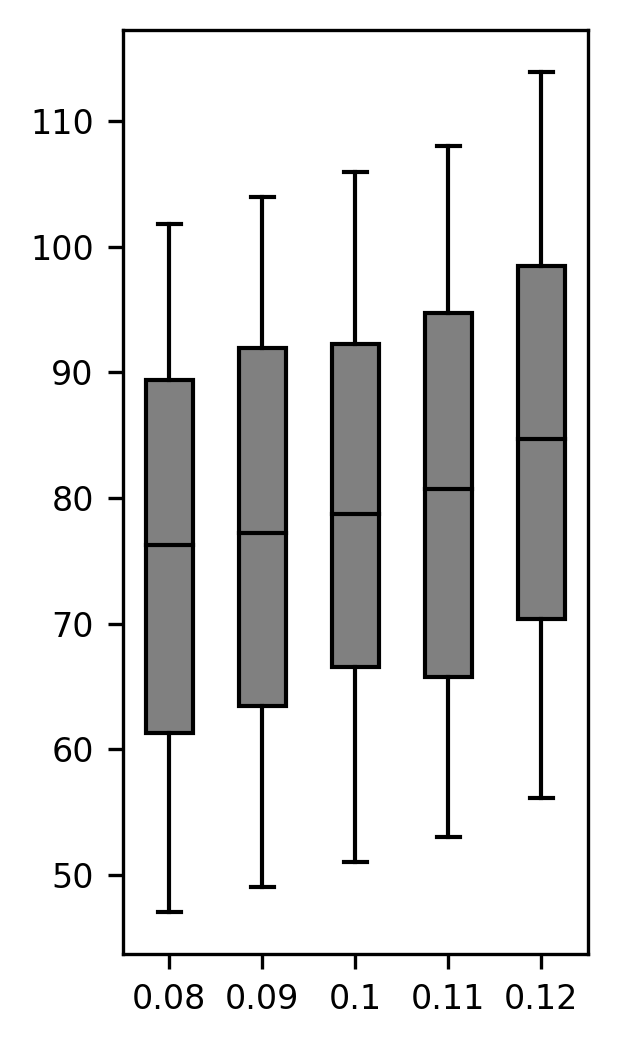

Recreate this plot in Python.
# Import libraries
import matplotlib.pyplot as plt
import numpy as np

# Creating dataset
np.random.seed(80)

data_1 = np.random.uniform(47, 102, 500)
data_2 = np.random.uniform(49, 104, 500)
data_3 = np.random.uniform(51, 106, 500)
data_4 = np.random.uniform(53, 108, 500)
data_5 = np.random.uniform(56, 114, 500)

data = [data_1, data_2, data_3, data_4, data_5]

fig = plt.figure(figsize =(2, 4))

#set font size using rcParams
plt.rcParams.update({'font.size': 8})


ax = fig.add_subplot(111)

# Creating axes instance
bp = ax.boxplot(data, patch_artist = True,
                notch = False, vert = 1, showfliers = False)
colors = ['grey', 'grey', 'grey', 'grey', 'grey']

for patch, color in zip(bp['boxes'], colors):
    patch.set_facecolor(color)

# changing color and linewidth of
# whiskers
for whisker in bp['whiskers']:
    whisker.set(color ='black',
                linewidth = 1,
                linestyle ="-")

# changing color and linewidth of
# caps
for cap in bp['caps']:
    cap.set(color ='black',
            linewidth = 1)

# changing color and linewidth of
# medians
for median in bp['medians']:
    median.set(color ='black',
               linewidth = 1)

# changing style of fliers
# for flier in bp['fliers']:
#     flier.set(marker ='D',
#               color ='#e7298a',
#               alpha = 0.5)
    
# x-axis labels
ax.set_xticklabels(['0.08', '0.09', '0.1', '0.11', '0.12'])

#set y-axis label
# ax.set_ylabel('space used ($km^2$)')

# Adding title 
# plt.title("Customized box plot")

# Removing top axes and right axes ticks
ax.get_xaxis().tick_bottom()
ax.get_yaxis().tick_left()
    
plt.savefig('sensitivity_analysis/plots/forest-food-percent/codes/box_plots_MCP/S1_agg_0.8_month_wet.png', dpi = 300, bbox_inches = 'tight')